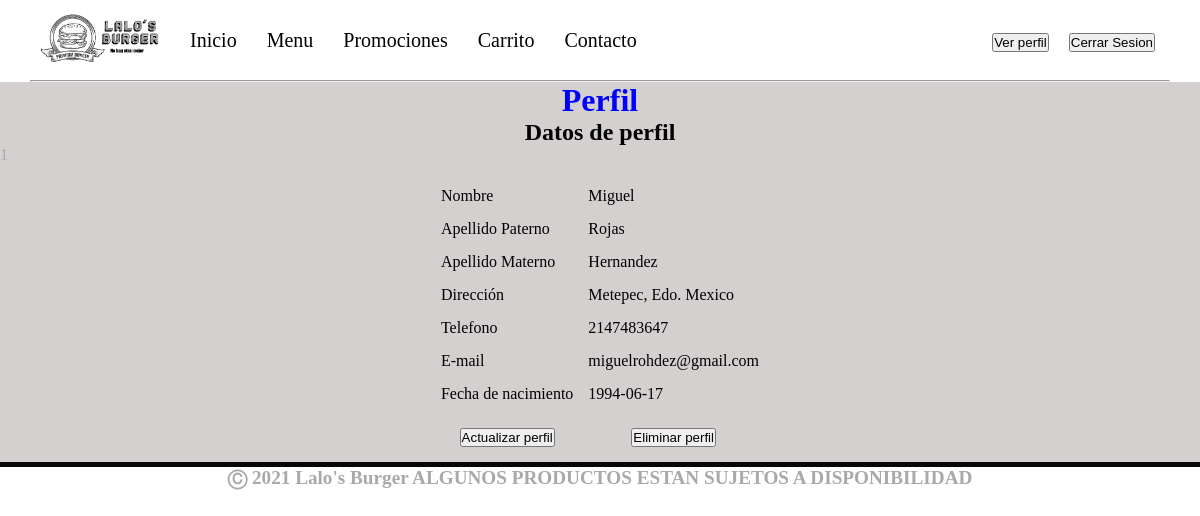
The page /perfil.php (signed in) on the database its author committed.
### tables this page shows
CREATE TABLE cliente(
    NoCliente INT(11) AUTO_INCREMENT,
    cliente_nombre VARCHAR(100) NOT NULL,
    cliente_apaterno VARCHAR(100) NOT NULL,
    cliente_amaterno VARCHAR(100),
    cliente_direccion VARCHAR(200),
    cliente_correo VARCHAR(100) NOT NULL,
    cliente_contrasenia VARCHAR(255),
    cliente_telefono INT(15) NOT NULL,
    cliente_fechaNac DATE NOT NULL,
    PRIMARY KEY(NoCliente)
    );

### perfil.php (the view, shortened to what this page needs)
<!DOCTYPE html>
<html lang="es-ES">
	<head>
		<link rel="stylesheet" type="text/css" href="css/main.css">
	</head>
	<body>
	<div class="container">
		<header>
			<h1 class="tituloPrincipal">Perfil</h1>
		</header>
		<div class="caja principal">
			<?php
				if (!isset($_SESSION["usuario"])) {
					echo "<h2>Vuelve a iniciar sesion</h2>";
					echo "<h2>Tu sesion a expirado</h2>";
				}else{
					echo "<h2>Datos de perfil</h2>";
					echo $_SESSION["id"];
					require("./php/datos_con.php");
					$conexion = new mysqli($db_host, $db_admin,$db_pass,$db_data,$db_port);
					$conexion -> set_charset("utf8");
					$consulta = "SELECT cliente_nombre, cliente_apaterno,cliente_amaterno, cliente_direccion, cliente_correo, cliente_telefono, cliente_fechaNac FROM cliente WHERE NoCliente = ?";
					$stmt = $conexion->prepare($consulta);
					$idCliente = $_SESSION["id"];
					$stmt->bind_param("i", $idCliente);
					$stmt->execute();
					$stmt->bind_result($nombre,$apaterno,$amaterno,$direccion,$correo,$telefono,$fecha);
					echo "<table class='t_registro'>
								<tr>
									<td>Nombre </td><td>".$nombre."</td>
								</tr>
								<tr>
									<td>Apellido Paterno </td><td>".$apaterno."</td>
								</tr>
								<tr>
									<td>Apellido Materno </td><td>".$amaterno."</td>
								</tr>
								<tr>
									<td>Dirección </td><td>".$direccion."</td>
								</tr>
								<tr>
									<td>Telefono </td><td>".$telefono."</td>
								</tr>
								<tr>
									<td>E-mail </td><td>".$correo."</td>
								</tr>
								<tr>
									<td>Fecha de nacimiento </td><td>".$fecha."</td>
								</tr>
								<tr>
									<td class='btn_registro'><a href='./actualizar.php?var=".$correo."'><button>Actualizar perfil</button></a></td>
									<td class='btn_registro'><a href='./eliminar.php'><button>Eliminar perfil</button></a></td>
								</tr>
							</table>";
				}
			?>
		</div>
		<div class="clear"></div>
		</div>
		<footer>
			<h1 class="text-footer"> Ⓒ 2021 Lalo's Burger ALGUNOS PRODUCTOS ESTAN SUJETOS A DISPONIBILIDAD</h1>
		</footer>
	</body>
</html>

### css/main.css (style rules this page uses)
* { box-sizing: border-box; margin: 0; padding: 0; }
body { color: darkgrey; }
a { color: black; text-decoration: none; }
ul { list-style: none; }
#logo { width: 6em; }
.container-menu { width: 95%; margin: auto; }
.nav-main { font-size: 20px; display: flex; justify-content: space-between; align-items: center; padding: 20px 0px; height: 80px; }
.nav-main ul.nav-menu { display: flex; flex: 1; margin-left: 25px; }
.nav-main ul.nav-menu li { padding: 15px; }
.logoNav { width: 6em; padding: 0px 10px 0px 10px ; }
.nav-sesion { color: red; padding: 2px; margin: 3px; display: flex; align-items: center; }
.nav-sesion a { padding: 0px 10px 0px 10px; }
.container { background-color: #d4d0d0; }
.clear { height: 5px; width: 100%; background-color: #070707; clear: both; }
.tituloPrincipal { text-align: center; text-decoration-style: solid; color: blue; }
.text-footer { text-align: center; font-size: 1.2em; }
.t_registro { margin: auto; margin-top: 8px; color: black; border-spacing: 15px; border-collapse: separate; }
.btn_registro { padding-top: 3%; text-align: center; }
h2 { color: black; font-size: 1.5em; text-align: center; }

### rows shown on the page
cliente: cliente_nombre "Miguel", cliente_apaterno "Rojas", cliente_amaterno "Hernandez", cliente_direccion "Metepec, Edo. Mexico", cliente_telefono "2147483647", cliente_correo "miguelrohdez@gmail.com", cliente_fechaNac "1994-06-17"

### other values the page prints
$_SESSION["id"] "1"
